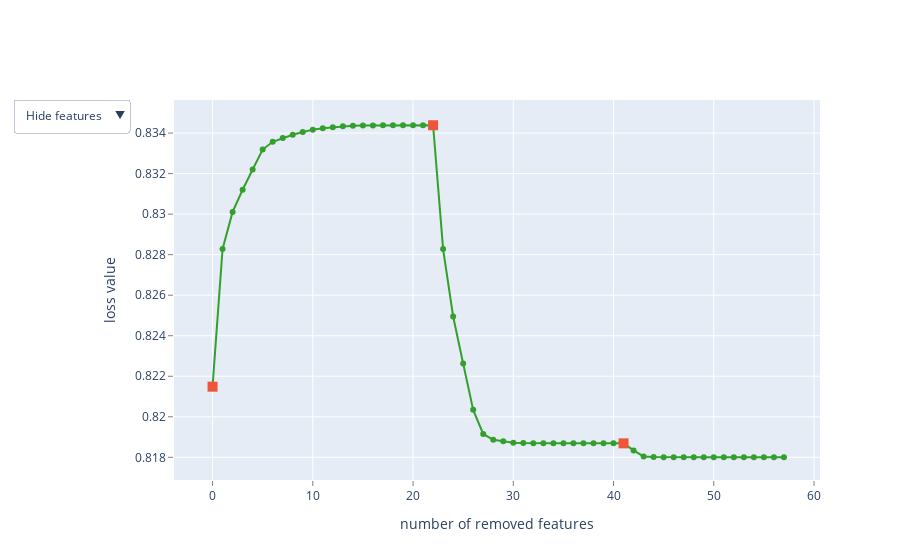

Here is the notebook cell this chart was saved with:
### Code cell
cat, test_predict, summary = impute_data(target_var, target_train, target_test, num_features_to_select=100)

### Figure 1 — Plotly figure (JSON) as saved in the notebook; plotly's stock layout.template omitted (floating-point values rounded to 4 significant figures)
{"data": [{"line": {"color": "rgb(51,160,44)"}, "mode": "lines+markers", "name": "", "text": ["", "year_built_cat_1920-1940", "deviation_September", "july_max_temp", "year_built_cat_1940-1960", "april_max_temp", "facility_type_Health_Care_Inpatient", "facility_cat_eui_70_50", "july_avg_temp", "facility_type_Warehouse_Nonrefrigerated", "year_built_cat_1960-1980", "facility_type_Retail_Uncategorized", "facility_type_Public_Assembly_Drama_theater", "facility_type_Religious_worship", "facility_type_Health_Care_Outpatient_Uncategorized", "january_avg_temp", "facility_cat_eui_50below", "facility_type_Industrial", "facility_type_Office_Medical_non_diagnostic", "days_below_0F", "State_Factor_State_1", "State_Factor_State_11", "State_Factor_State_4", "energy_star_rating", "deviation_June", "year_built_cat_1900-1920", "october_max_temp", "cooling_degree_days", "facility_cat_eui_250_180", "days_above_100F", "facility_type_Public_Assembly_Social_meeting", "facility_type_Warehouse_Selfstorage", "facility_type_Parking_Garage", "facility_type_5plus_Unit_Building", "facility_type_Public_Safety_Uncategorized", "State_Factor_State_8", "facility_type_2to4_Unit_Building", "facility_type_Commercial_Other", "facility_type_Commercial_Unknown", "facility_type_Data_Center", "facility_type_Education_College_or_university", "facility_type_Education_Preschool_or_daycare", "days_above_90F", "november_max_temp", "Kmeans clusters", "Year_Factor", "facility_type_Education_Uncategorized", "facility_cat_eui_160_140", "facility_type_Public_Assembly_Other", "facility_type_Service_Uncategorized", "State_Factor_State_6", "facility_type_Food_Service_Other", "facility_type_Food_Service_Restaurant_or_cafeteria", "facility_type_Food_Service_Uncategorized", "facility_type_Health_Care_Outpatient_Clinic", "facility_type_Laboratory", "facility_type_Lodging_Hotel", "facility_type_Lodging_Other"], "type": "scatter", "x": [0, 1, 2, 3, 4, 5, 6, 7, 8, 9, 10, 11, 12, 13, 14, 15, 16, 17, 18, 19, 20, 21, 22, 23, 24, 25, 26, 27, 28, 29, 30, 31, 32, 33, 34, 35, 36, 37, 38, 39, 40, 41, 42, 43, 44, 45, 46, 47, 48, 49, 50, 51, 52, 53, 54, 55, 56, 57], "y": [0.8215, 0.8283, 0.8301, 0.8312, 0.8322, 0.8332, 0.8336, 0.8338, 0.8339, 0.8341, 0.8342, 0.8342, 0.8343, 0.8343, 0.8344, 0.8344, 0.8344, 0.8344, 0.8344, 0.8344, 0.8344, 0.8344, 0.8344, 0.8283, 0.8249, 0.8226, 0.8203, 0.8192, 0.8189, 0.8188, 0.8187, 0.8187, 0.8187, 0.8187, 0.8187, 0.8187, 0.8187, 0.8187, 0.8187, 0.8187, 0.8187, 0.8187, 0.8183, 0.818, 0.818, 0.818, 0.818, 0.818, 0.818, 0.818, 0.818, 0.818, 0.818, 0.818, 0.818, 0.818, 0.818, 0.818]}, {"marker": {"size": 10, "symbol": "square"}, "mode": "markers", "name": "", "text": ["", "State_Factor_State_4", "facility_type_Education_Preschool_or_daycare"], "type": "scatter", "x": [0, 22, 41], "y": [0.8215, 0.8344, 0.8187]}, {"mode": "text", "name": "", "text": ["", "144", "63", "25", "145", "16", "96", "156", "24", "138", "146", "132", "116", "129", "98", "6", "155", "100", "112", "50", "73", "75", "77", "3", "60", "143", "34", "41", "153", "53", "122", "140", "115", "83", "128", "79", "82", "84", "85", "86", "87", "89", "52", "37", "71", "0", "90", "152", "120", "135", "78", "92", "93", "94", "97", "101", "103", "104"], "textfont": {"color": "rgb(51,160,44)", "family": "sans serif", "size": 18}, "textposition": "bottom center", "type": "scatter", "visible": false, "x": [0, 1, 2, 3, 4, 5, 6, 7, 8, 9, 10, 11, 12, 13, 14, 15, 16, 17, 18, 19, 20, 21, 22, 23, 24, 25, 26, 27, 28, 29, 30, 31, 32, 33, 34, 35, 36, 37, 38, 39, 40, 41, 42, 43, 44, 45, 46, 47, 48, 49, 50, 51, 52, 53, 54, 55, 56, 57], "y": [0.8215, 0.8283, 0.8301, 0.8312, 0.8322, 0.8332, 0.8336, 0.8338, 0.8339, 0.8341, 0.8342, 0.8342, 0.8343, 0.8343, 0.8344, 0.8344, 0.8344, 0.8344, 0.8344, 0.8344, 0.8344, 0.8344, 0.8344, 0.8283, 0.8249, 0.8226, 0.8203, 0.8192, 0.8189, 0.8188, 0.8187, 0.8187, 0.8187, 0.8187, 0.8187, 0.8187, 0.8187, 0.8187, 0.8187, 0.8187, 0.8187, 0.8187, 0.8183, 0.818, 0.818, 0.818, 0.818, 0.818, 0.818, 0.818, 0.818, 0.818, 0.818, 0.818, 0.818, 0.818, 0.818, 0.818]}, {"mode": "text", "name": "", "text": ["", "year_built_cat_1920-1940", "deviation_September", "july_max_temp", "year_built_cat_1940-1960", "april_max_temp", "facility_type_Health_Care_Inpatient", "facility_cat_eui_70_50", "july_avg_temp", "facility_type_Warehouse_Nonrefrigerated", "year_built_cat_1960-1980", "facility_type_Retail_Uncategorized", "facility_type_Public_Assembly_Drama_theater", "facility_type_Religious_worship", "facility_type_Health_Care_Outpatient_Uncategorized", "january_avg_temp", "facility_cat_eui_50below", "facility_type_Industrial", "facility_type_Office_Medical_non_diagnostic", "days_below_0F", "State_Factor_State_1", "State_Factor_State_11", "State_Factor_State_4", "energy_star_rating", "deviation_June", "year_built_cat_1900-1920", "october_max_temp", "cooling_degree_days", "facility_cat_eui_250_180", "days_above_100F", "facility_type_Public_Assembly_Social_meeting", "facility_type_Warehouse_Selfstorage", "facility_type_Parking_Garage", "facility_type_5plus_Unit_Building", "facility_type_Public_Safety_Uncategorized", "State_Factor_State_8", "facility_type_2to4_Unit_Building", "facility_type_Commercial_Other", "facility_type_Commercial_Unknown", "facility_type_Data_Center", "facility_type_Education_College_or_university", "facility_type_Education_Preschool_or_daycare", "days_above_90F", "november_max_temp", "Kmeans clusters", "Year_Factor", "facility_type_Education_Uncategorized", "facility_cat_eui_160_140", "facility_type_Public_Assembly_Other", "facility_type_Service_Uncategorized", "State_Factor_State_6", "facility_type_Food_Service_Other", "facility_type_Food_Service_Restaurant_or_cafeteria", "facility_type_Food_Service_Uncategorized", "facility_type_Health_Care_Outpatient_Clinic", "facility_type_Laboratory", "facility_type_Lodging_Hotel", "facility_type_Lodging_Other"], "textfont": {"color": "rgb(51,160,44)", "family": "sans serif", "size": 18}, "textposition": "bottom center", "type": "scatter", "visible": false, "x": [0, 1, 2, 3, 4, 5, 6, 7, 8, 9, 10, 11, 12, 13, 14, 15, 16, 17, 18, 19, 20, 21, 22, 23, 24, 25, 26, 27, 28, 29, 30, 31, 32, 33, 34, 35, 36, 37, 38, 39, 40, 41, 42, 43, 44, 45, 46, 47, 48, 49, 50, 51, 52, 53, 54, 55, 56, 57], "y": [0.8215, 0.8283, 0.8301, 0.8312, 0.8322, 0.8332, 0.8336, 0.8338, 0.8339, 0.8341, 0.8342, 0.8342, 0.8343, 0.8343, 0.8344, 0.8344, 0.8344, 0.8344, 0.8344, 0.8344, 0.8344, 0.8344, 0.8344, 0.8283, 0.8249, 0.8226, 0.8203, 0.8192, 0.8189, 0.8188, 0.8187, 0.8187, 0.8187, 0.8187, 0.8187, 0.8187, 0.8187, 0.8187, 0.8187, 0.8187, 0.8187, 0.8187, 0.8183, 0.818, 0.818, 0.818, 0.818, 0.818, 0.818, 0.818, 0.818, 0.818, 0.818, 0.818, 0.818, 0.818, 0.818, 0.818]}], "layout": {"showlegend": false, "updatemenus": [{"active": 0, "buttons": [{"args": [{"visible": [true, true, false, false]}], "label": "Hide features", "method": "update"}, {"args": [{"visible": [true, true, true, false]}], "label": "Show indices", "method": "update"}, {"args": [{"visible": [true, true, false, true]}], "label": "Show names", "method": "update"}], "pad": {"r": 10, "t": 10}, "showactive": true, "x": -0.25, "xanchor": "left", "y": 1.03, "yanchor": "top"}], "xaxis": {"gridcolor": "rgb(255,255,255)", "showgrid": true, "showline": false, "showticklabels": true, "tickcolor": "rgb(127,127,127)", "ticks": "outside", "title": {"text": "number of removed features"}, "zeroline": false}, "yaxis": {"gridcolor": "rgb(255,255,255)", "showgrid": true, "showline": false, "showticklabels": true, "tickcolor": "rgb(127,127,127)", "ticks": "outside", "title": {"text": "loss value"}, "zeroline": false}}}
